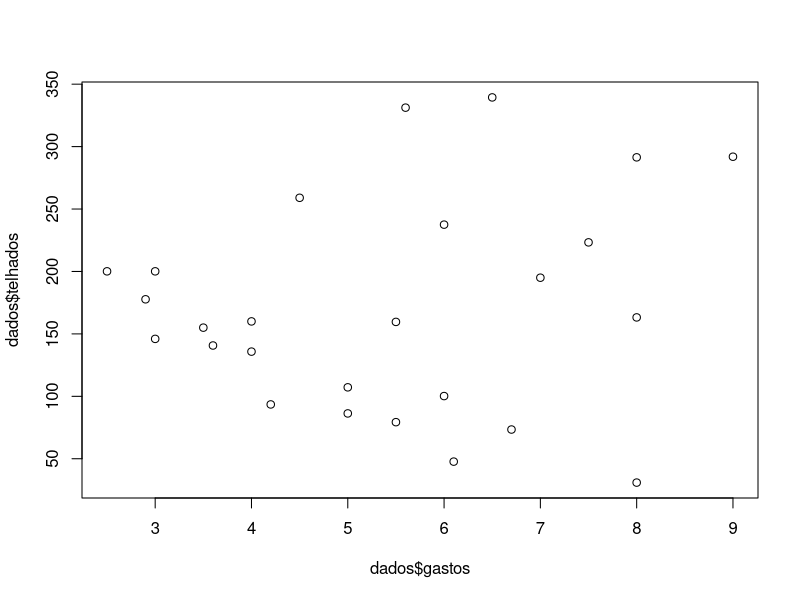
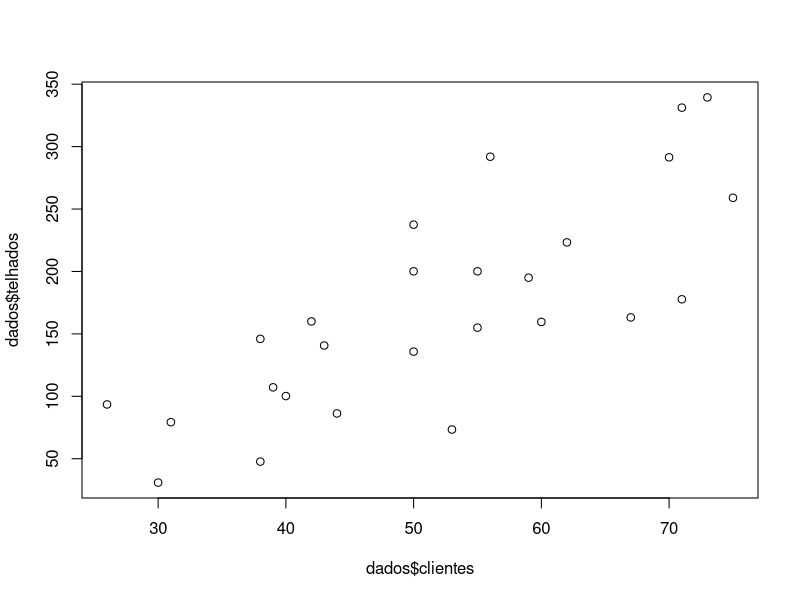
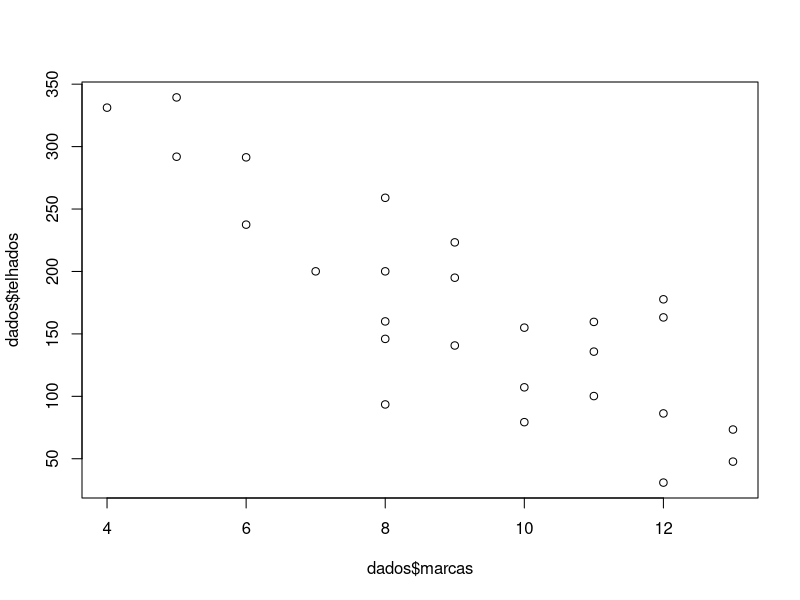
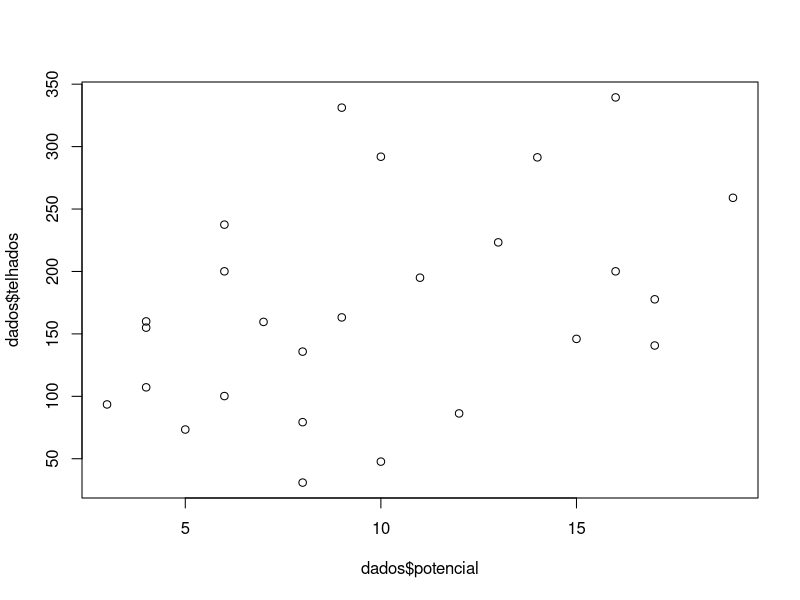

Generate these figures, in order, with R:
# QUESTAO 01

dados <- scan("vendas.dat",what=list(telhados=0, gastos=0, clientes=0, marcas=0, potencial=0))
attach(dados)

# Letra A
 
plot(x = dados$gastos , y = dados$telhados)

plot(x = dados$clientes , y = dados$telhados)

plot(x = dados$marcas , y = dados$telhados)

plot(x = dados$potencial , y = dados$telhados)

# Letra B

cor(matrix(unlist(dados), nrow=26))

# Letra C

lm1 <- lm(telhados ~ marcas)
lm2 <- lm(telhados ~ marcas+clientes)
lm3 <- lm(telhados ~ marcas+clientes+potencial)
lm4 <- lm(telhados ~ gastos+clientes+marcas+potencial)

summary(lm1)
summary(lm2)
summary(lm3)
summary(lm4)


# QUESTAO 2

# Letra A



data2 <- matrix(c(37.310, 37.380,34.135,36.985,38.715,40.620,39.200,40.320,10,5,3,6,8,20,8,14,2,6,1,5,8,0,4,6,16,16,12,14,16,12,18,17), nrow = 8 , ncol =4 , byrow = FALSE)


vetor_x = matrix(c(1,1,1,1,1,1,1,1,10,5,3,6,8,20,8,14,2,6,1,5,8,0,4,6,16,16,12,14,16,12,18,17), nrow = 8 , ncol =4 , byrow = FALSE)
  
vetor_y = c(37.310, 37.380,34.135,36.985,38.715,40.620,39.200,40.320)

vetor_x
beta <- solve(t(vetor_x) %*% vetor_x) %*% (t(vetor_x) %*% vetor_y)

modelo_matriz = function(beta1,x1,x2,x3){beta[1,] + beta[2,]*x1 + beta[3,]*x2 + beta[4,]*x3}

y_chapeu = c(modelo_matriz(beta = beta[1,],vetor_x[1,2],vetor_x[1,3],vetor_x[1,4]),
          modelo_matriz(beta = beta[1,],vetor_x[2,2],vetor_x[2,3],vetor_x[2,4]),
          modelo_matriz(beta = beta[1,],vetor_x[3,2],vetor_x[3,3],vetor_x[3,4]),
          modelo_matriz(beta = beta[1,],vetor_x[4,2],vetor_x[4,3],vetor_x[4,4]),
          modelo_matriz(beta = beta[1,],vetor_x[5,2],vetor_x[5,3],vetor_x[5,4]),
          modelo_matriz(beta = beta[1,],vetor_x[6,2],vetor_x[6,3],vetor_x[6,4]),
          modelo_matriz(beta = beta[1,],vetor_x[7,2],vetor_x[7,3],vetor_x[7,4]),
          modelo_matriz(beta = beta[1,],vetor_x[7,2],vetor_x[8,3],vetor_x[8,4]))
